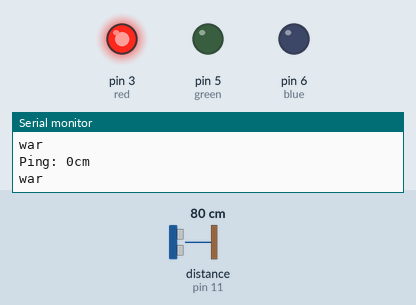
The sketch below on a simulated Arduino Uno, built with avr-gcc and run on an emulated ATmega328P. Parts: output pins drawn as LEDs (lit = HIGH), the last lines printed to the serial monitor. Inputs (shaded band) come from the test bench; at power-on: distance to the obstacle (sensor on pin 11) 80 cm. The echo pulse lasts 58.3 µs per cm.

Above: at 1.2 s.
1.3 s: distance to the obstacle (sensor on pin 11) set to 53 cm
4.3 s: distance to the obstacle (sensor on pin 11) set to 50 cm
At 4.9 s:
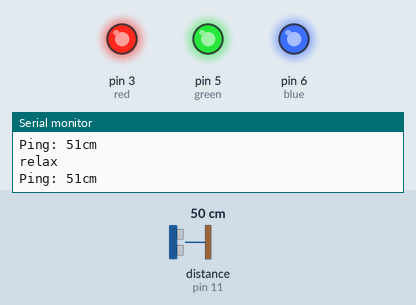
5.8 s: distance to the obstacle (sensor on pin 11) set to 35 cm
At 6.7 s:
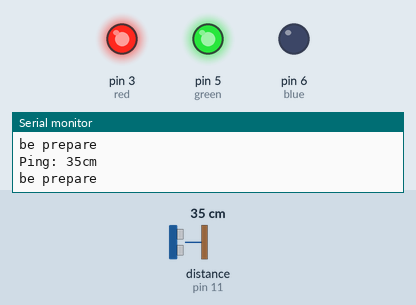
7.3 s: distance to the obstacle (sensor on pin 11) set to 27 cm
10.3 s: distance to the obstacle (sensor on pin 11) set to 22 cm
At 11.6 s:
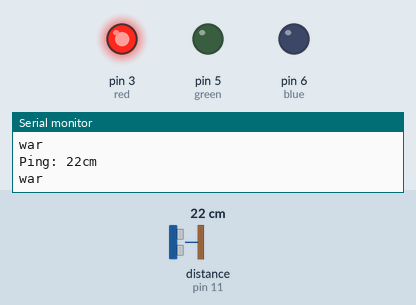
Timing chart, 0 to 12.8 s (numbered marks = the images above; inputs shaded):
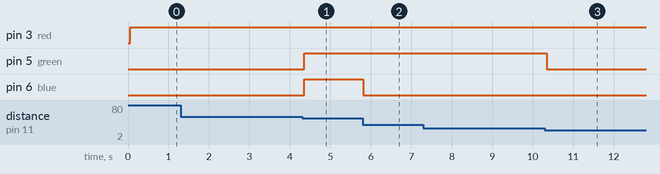

Measured:
- the behaviour switches between 51 and 50 cm on distance to the obstacle (sensor on pin 11) (found by bisection; images 0 and 1)
- the behaviour switches between 25 and 24 cm on distance to the obstacle (sensor on pin 11) (found by bisection; images 2 and 3)
- after the input at 4.3 s, pin 5 (green), pin 6 (blue): LOW → HIGH after 0.06 s
- after the input at 5.8 s, pin 6 (blue): HIGH → LOW at once
- after the input at 10.3 s, pin 5 (green): HIGH → LOW after 0.05 s

The sketch:

swtichcase.ino
```cpp
// ---------------------------------------------------------------------------
// Example NewPing library sketch that does a ping about 20 times per second.
// ---------------------------------------------------------------------------

#include <NewPing.h>

#define TRIGGER_PIN  12  // Arduino pin tied to trigger pin on the ultrasonic sensor.
#define ECHO_PIN     11  // Arduino pin tied to echo pin on the ultrasonic sensor.
#define MAX_DISTANCE 50 // Maximum distance we want to ping for (in centimeters). Maximum sensor distance is rated at 400-500cm.

NewPing sonar(TRIGGER_PIN, ECHO_PIN, MAX_DISTANCE); // NewPing setup of pins and maximum distance.

int distance = 0; // 변수 distance를 0으로 초기화
int red = 3;     // 빨간색 LED 핀 번호
int green = 5;   // 초록색 LED 핀 번호
int blue = 6;    // 파란색 LED 핀 번호

void setup() {
  Serial.begin(9600); // 시리얼 모니터를 9600 baud로 열어 핑 결과를 확인
  pinMode(red, OUTPUT);   // 빨간색 LED 핀을 출력 모드로 설정
  pinMode(green, OUTPUT); // 초록색 LED 핀을 출력 모드로 설정
  pinMode(blue, OUTPUT);  // 파란색 LED 핀을 출력 모드로 설정
}

void loop() {
  delay(50);                     // 핑 사이의 간격을 50ms로 설정 (약 20회/초 핑). 29ms는 핑 사이의 최소 간격
  Serial.print("Ping: ");
  distance = sonar.ping_cm(); // 핑을 보내고, 반환된 거리 (cm)를 저장 (0 = 설정된 거리 범위 외)
  Serial.print(distance);
  Serial.println("cm");

  int state= map(distance, 0, MAX_DISTANCE, 1, 3); // 거리를 1에서 3 사이의 값으로 매핑
//  if (distance > 200)
//  {
//    state = 3;
//  }
//  else if (distance <= 30)
//  {
//    state = 1;
//  }
//  else if ((distance>30) && (distance <= 170))
//  {
//    state = 2;
//  }

  switch (state) // 매핑된 state 값에 따라 LED 색상을 변경
  {
    case 1 : // state가 1인 경우
      Serial.println("war");
      analogWrite(red, 255);   // 빨간색 LED 최대 밝기
      analogWrite(green, 0);   // 초록색 LED 끄기
      analogWrite(blue, 0);    // 파란색 LED 끄기
      break;
    case 2 : // state가 2인 경우
      Serial.println("be prepare");
      analogWrite(red, 255);   // 빨간색 LED 최대 밝기
      analogWrite(green, 255); // 초록색 LED 최대 밝기
      analogWrite(blue, 0);    // 파란색 LED 끄기
      break;
    case 3 : // state가 3인 경우
      Serial.println("relax");
      analogWrite(red, 255);   // 빨간색 LED 최대 밝기
      analogWrite(green, 255); // 초록색 LED 최대 밝기
      analogWrite(blue, 255);  // 파란색 LED 최대 밝기
      break;
    default : // 기본 상태 (어떤 case에도 해당하지 않는 경우)
      analogWrite(red,0);      // 빨간색 LED 끄기
      analogWrite(green, 0);   // 초록색 LED 끄기
      analogWrite(blue, 0);    // 파란색 LED 끄기
      break;
  }
}
```
